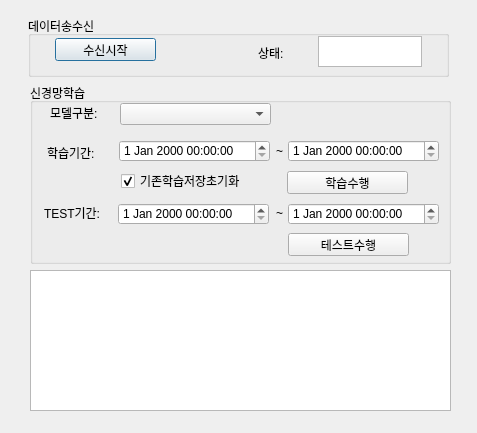
<?xml version="1.0" encoding="UTF-8"?>
<ui version="4.0">
 <class>TFMainDlg</class>
 <widget class="QDialog" name="TFMainDlg">
  <property name="geometry">
   <rect>
    <x>0</x>
    <y>0</y>
    <width>477</width>
    <height>433</height>
   </rect>
  </property>
  <property name="windowTitle">
   <string>딥러닝 수행</string>
  </property>
  <widget class="QTextEdit" name="edtTest">
   <property name="geometry">
    <rect>
     <x>30</x>
     <y>270</y>
     <width>421</width>
     <height>141</height>
    </rect>
   </property>
  </widget>
  <widget class="QGroupBox" name="grpData">
   <property name="geometry">
    <rect>
     <x>28</x>
     <y>16</y>
     <width>421</width>
     <height>61</height>
    </rect>
   </property>
   <property name="title">
    <string>데이터송수신</string>
   </property>
   <widget class="QTextEdit" name="edtStat">
    <property name="geometry">
     <rect>
      <x>290</x>
      <y>20</y>
      <width>104</width>
      <height>31</height>
     </rect>
    </property>
   </widget>
   <widget class="QLabel" name="label">
    <property name="geometry">
     <rect>
      <x>230</x>
      <y>26</y>
      <width>31</width>
      <height>21</height>
     </rect>
    </property>
    <property name="text">
     <string>상태:</string>
    </property>
   </widget>
   <widget class="QPushButton" name="btnRcvData">
    <property name="geometry">
     <rect>
      <x>27</x>
      <y>22</y>
      <width>101</width>
      <height>23</height>
     </rect>
    </property>
    <property name="text">
     <string>수신시작</string>
    </property>
   </widget>
   <zorder>label</zorder>
   <zorder>btnRcvData</zorder>
   <zorder>edtStat</zorder>
  </widget>
  <widget class="QDateTimeEdit" name="dteStrDtMn">
   <property name="geometry">
    <rect>
     <x>119</x>
     <y>140</y>
     <width>151</width>
     <height>22</height>
    </rect>
   </property>
  </widget>
  <widget class="QDateTimeEdit" name="dteEndDtMn">
   <property name="geometry">
    <rect>
     <x>288</x>
     <y>140</y>
     <width>151</width>
     <height>22</height>
    </rect>
   </property>
  </widget>
  <widget class="QGroupBox" name="grpData_2">
   <property name="geometry">
    <rect>
     <x>30</x>
     <y>83</y>
     <width>421</width>
     <height>181</height>
    </rect>
   </property>
   <property name="title">
    <string>신경망학습</string>
   </property>
   <widget class="QLabel" name="label_2">
    <property name="geometry">
     <rect>
      <x>17</x>
      <y>60</y>
      <width>51</width>
      <height>20</height>
     </rect>
    </property>
    <property name="text">
     <string>학습기간:</string>
    </property>
   </widget>
   <widget class="QLabel" name="label_4">
    <property name="geometry">
     <rect>
      <x>14</x>
      <y>122</y>
      <width>61</width>
      <height>16</height>
     </rect>
    </property>
    <property name="text">
     <string>TEST기간:</string>
    </property>
   </widget>
   <widget class="QDateTimeEdit" name="dteTestStrDtMn">
    <property name="geometry">
     <rect>
      <x>88</x>
      <y>120</y>
      <width>151</width>
      <height>22</height>
     </rect>
    </property>
   </widget>
   <widget class="QDateTimeEdit" name="dteTestEndDtMn">
    <property name="geometry">
     <rect>
      <x>258</x>
      <y>120</y>
      <width>151</width>
      <height>22</height>
     </rect>
    </property>
   </widget>
   <widget class="QLabel" name="label_5">
    <property name="geometry">
     <rect>
      <x>246</x>
      <y>122</y>
      <width>16</width>
      <height>16</height>
     </rect>
    </property>
    <property name="text">
     <string>~</string>
    </property>
   </widget>
   <widget class="QLabel" name="label_6">
    <property name="geometry">
     <rect>
      <x>246</x>
      <y>60</y>
      <width>16</width>
      <height>16</height>
     </rect>
    </property>
    <property name="text">
     <string>~</string>
    </property>
   </widget>
   <widget class="QCheckBox" name="chkInitSave">
    <property name="geometry">
     <rect>
      <x>91</x>
      <y>90</y>
      <width>131</width>
      <height>16</height>
     </rect>
    </property>
    <property name="text">
     <string>기존학습저장초기화</string>
    </property>
    <property name="checked">
     <bool>true</bool>
    </property>
   </widget>
   <widget class="QPushButton" name="btnDoLearning">
    <property name="geometry">
     <rect>
      <x>257</x>
      <y>88</y>
      <width>121</width>
      <height>23</height>
     </rect>
    </property>
    <property name="text">
     <string>학습수행</string>
    </property>
   </widget>
   <widget class="QPushButton" name="btnDoLearningTest">
    <property name="geometry">
     <rect>
      <x>258</x>
      <y>150</y>
      <width>121</width>
      <height>23</height>
     </rect>
    </property>
    <property name="text">
     <string>테스트수행</string>
    </property>
   </widget>
   <widget class="QComboBox" name="cmbMdlTp">
    <property name="geometry">
     <rect>
      <x>90</x>
      <y>20</y>
      <width>151</width>
      <height>22</height>
     </rect>
    </property>
   </widget>
   <widget class="QLabel" name="label_3">
    <property name="geometry">
     <rect>
      <x>20</x>
      <y>20</y>
      <width>51</width>
      <height>20</height>
     </rect>
    </property>
    <property name="text">
     <string>모델구분:</string>
    </property>
   </widget>
  </widget>
  <zorder>grpData_2</zorder>
  <zorder>grpData</zorder>
  <zorder>edtTest</zorder>
  <zorder>dteStrDtMn</zorder>
  <zorder>dteEndDtMn</zorder>
 </widget>
 <resources/>
 <connections/>
</ui>
